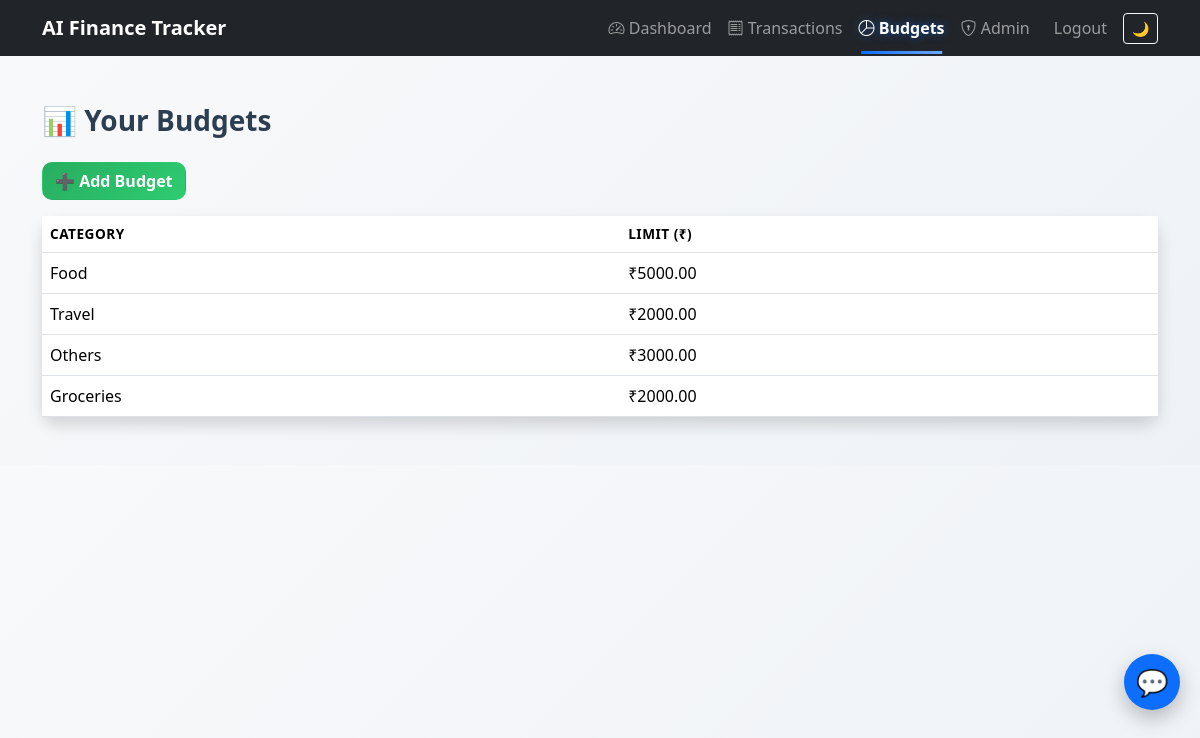
Page /budgets/ (signed in) on the committed database.
### transactions/models.py (models this page shows, shortened)
class Budget(models.Model):
    user = models.ForeignKey(User, on_delete=models.CASCADE)
    category = models.CharField(max_length=50)
    limit = models.DecimalField(max_digits=10, decimal_places=2)

### transactions/views.py (the view)
# urls.py: path("budgets/", budgets_list, name="budgets_list"),
@login_required
def budgets_list(request):
    budgets = Budget.objects.filter(user=request.user)
    return render(request, "budgets_list.html", {"budgets": budgets})

### templates/budgets_list.html (shortened to what this page needs)
{% extends "base.html" %}
{% block content %}
<h3 class="fw-bold mb-4 animate-title">📊 Your Budgets</h3>
<a href="{% url 'create_budget' %}" class="btn btn-gradient mb-3 add-btn">
  ➕ Add Budget
</a>
{% if budgets %}
<div class="card budget-card shadow border-0">
  <div class="card-body p-0">
    <table class="table table-hover mb-0 animate-table">
      <thead class="table-header">
        <tr>
          <th>Category</th>
          <th>Limit (₹)</th>
        </tr>
      </thead>
      <tbody>
        {% for b in budgets %}
        <tr class="table-row">
          <td>{{ b.category }}</td>
          <td>₹{{ b.limit }}</td>
        </tr>
        {% endfor %}
      </tbody>
    </table>
  </div>
</div>
{% else %}
<p class="text-muted animate-fade">No budgets created yet.</p>
{% endif %}
{% endblock %}

### templates/base.html (style rules this page uses)
body { background:linear-gradient(135deg,#f8f9fa,#eef2f7); transition:.3s; }

### templates/budgets_list.html (style rules this page uses)
:root { --primary: #2c3e50; --accent: #3498db; --success: #27ae60; --background: #f4f6f9; }
.animate-title { color: var(--primary); animation: slideIn 0.8s ease; }
.btn-gradient { background: linear-gradient(135deg, var(--success), #2ecc71); color: #fff; font-weight: 600; border-radius: 10px; transition: all 0.3s ease; }
.budget-card { border-radius: 14px; background: #fff; transition: transform 0.3s ease, box-shadow 0.3s ease; }
.table-header { background: var(--accent); color: #fff; text-transform: uppercase; font-size: 0.85rem; letter-spacing: 0.5px; }
.animate-table { animation: fadeUp 1s ease; }
.table-row { transition: background-color 0.3s ease, transform 0.2s ease; }

### rows in the picture
Budget: category "Food", limit "5000.00"
Budget: category "Travel", limit "2000.00"
Budget: category "Others", limit "3000.00"
Budget: category "Groceries", limit "2000.00"
